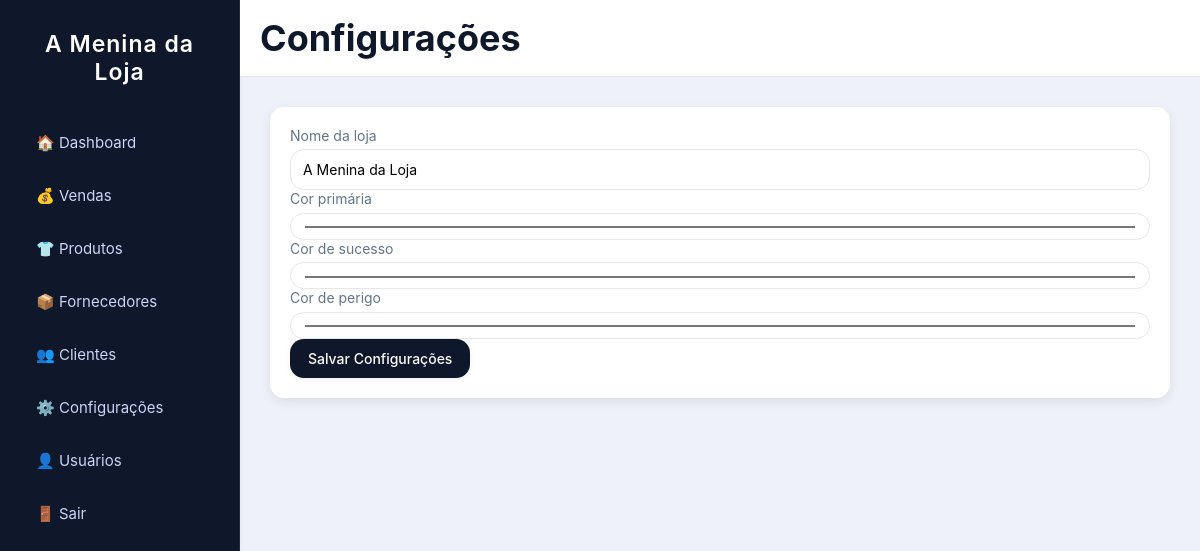
The app's page /configuracoes (signed in), older data.
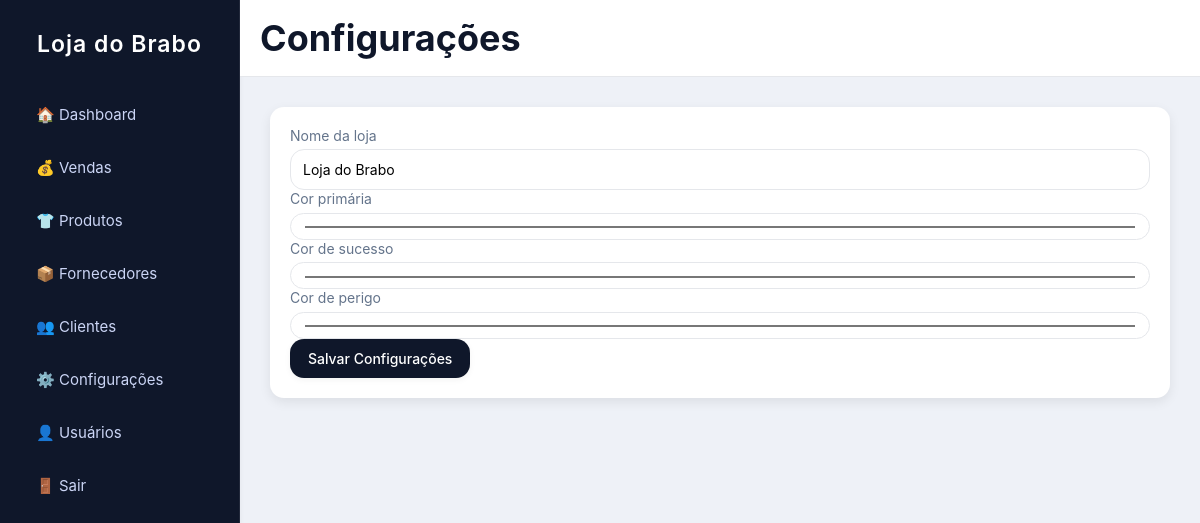
The same page, newer data.
### app.py (models this page shows)
class Configuracao(db.Model):
    id = db.Column(db.Integer, primary_key=True)
    nome_loja = db.Column(db.String(100), default="A Menina da Loja")
    cor_primaria = db.Column(db.String(7), default="#2563eb")  # hexadecimal
    cor_sucesso = db.Column(db.String(7), default="#16a34a")
    cor_perigo = db.Column(db.String(7), default="#dc2626")

### app.py (the view, shortened to what this page needs)
@app.route("/configuracoes", methods=["GET", "POST"])
@login_required
def configuracoes():
    config = Configuracao.query.first()  # pega a única configuração
    return render_template("configuracoes.html", config=config)

### app.py (called while the page is built)
@login_manager.user_loader
def load_user(user_id):
    return Usuario.query.get(int(user_id))

@app.context_processor
def inject_config():
    config = Configuracao.query.first()
    return dict(config=config)

### templates/configuracoes.html (shortened to what this page needs)
{% extends "base.html" %}
{% block header %}Configurações{% endblock %}
{% block content %}
<div class="card">
    <form method="POST">
        <label>Nome da loja</label>
        <input type="text" name="nome_loja" value="{{ config.nome_loja }}" required>
        <label>Cor primária</label>
        <input type="color" name="cor_primaria" value="{{ config.cor_primaria }}">
        <label>Cor de sucesso</label>
        <input type="color" name="cor_sucesso" value="{{ config.cor_sucesso }}">
        <label>Cor de perigo</label>
        <input type="color" name="cor_perigo" value="{{ config.cor_perigo }}">
        <button type="submit">Salvar Configurações</button>
    </form>
</div>
{% endblock %}

### templates/base.html (shortened to what this page needs)
<!DOCTYPE html>
<html lang="pt-br">
<head>
    <link rel="stylesheet" href="{{ url_for('static', filename='style.css') }}">
</head>
<body>
<div class="wrapper">
    <aside class="sidebar" id="sidebar">
        <h2 class="logo">{{ config.nome_loja }}</h2>
        <nav class="menu">
            <a href="{{ url_for('dashboard') }}">🏠 Dashboard</a>
            <a href="{{ url_for('listar_vendas') }}">💰 Vendas</a>
            <a href="{{ url_for('listar_produtos') }}">👕 Produtos</a>
            <a href="#">📦 Fornecedores</a>
            <a href="#">👥 Clientes</a>
            <a href="{{ url_for('configuracoes') }}">⚙️ Configurações</a>
            <a href="{{ url_for('configuracoes_usuarios') }}">👤 Usuários</a>
        </nav>
        <a class="logout" href="{{ url_for('logout') }}">🚪 Sair</a>
    </aside>
    <main class="main">
        <header class="topbar">
            <h1>{% block header %}{% endblock %}</h1>
        </header>
        <section class="content">
            {% block content %}{% endblock %}
        </section>
    </main>
</div>
</body>
</html>

Row changes from the older to the newer data that the page shows:
changed Configuracao: nome_loja "A Menina da Loja" → "Loja do Brabo"
